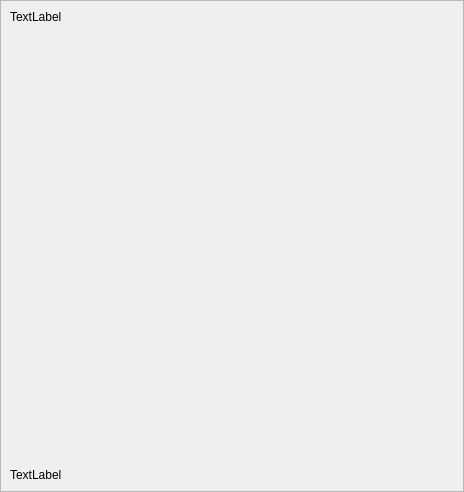
<?xml version="1.0" encoding="UTF-8"?>
<ui version="4.0">
 <class>pMain</class>
 <widget class="QScrollArea" name="pMain">
  <property name="geometry">
   <rect>
    <x>0</x>
    <y>0</y>
    <width>464</width>
    <height>492</height>
   </rect>
  </property>
  <property name="windowTitle">
   <string>ScrollArea</string>
  </property>
  <property name="widgetResizable">
   <bool>true</bool>
  </property>
  <widget class="QWidget" name="scrollAreaWidgetContents">
   <property name="geometry">
    <rect>
     <x>0</x>
     <y>0</y>
     <width>462</width>
     <height>490</height>
    </rect>
   </property>
   <layout class="QVBoxLayout" name="verticalLayout">
    <item>
     <widget class="QLabel" name="label_header">
      <property name="text">
       <string>TextLabel</string>
      </property>
     </widget>
    </item>
    <item>
     <layout class="QGridLayout" name="gridLayout">
      <item row="0" column="0">
       <spacer name="verticalSpacer">
        <property name="orientation">
         <enum>Qt::Vertical</enum>
        </property>
        <property name="sizeHint" stdset="0">
         <size>
          <width>20</width>
          <height>40</height>
         </size>
        </property>
       </spacer>
      </item>
     </layout>
    </item>
    <item>
     <widget class="QLabel" name="label_footer">
      <property name="text">
       <string>TextLabel</string>
      </property>
     </widget>
    </item>
   </layout>
  </widget>
 </widget>
 <resources/>
 <connections/>
</ui>
